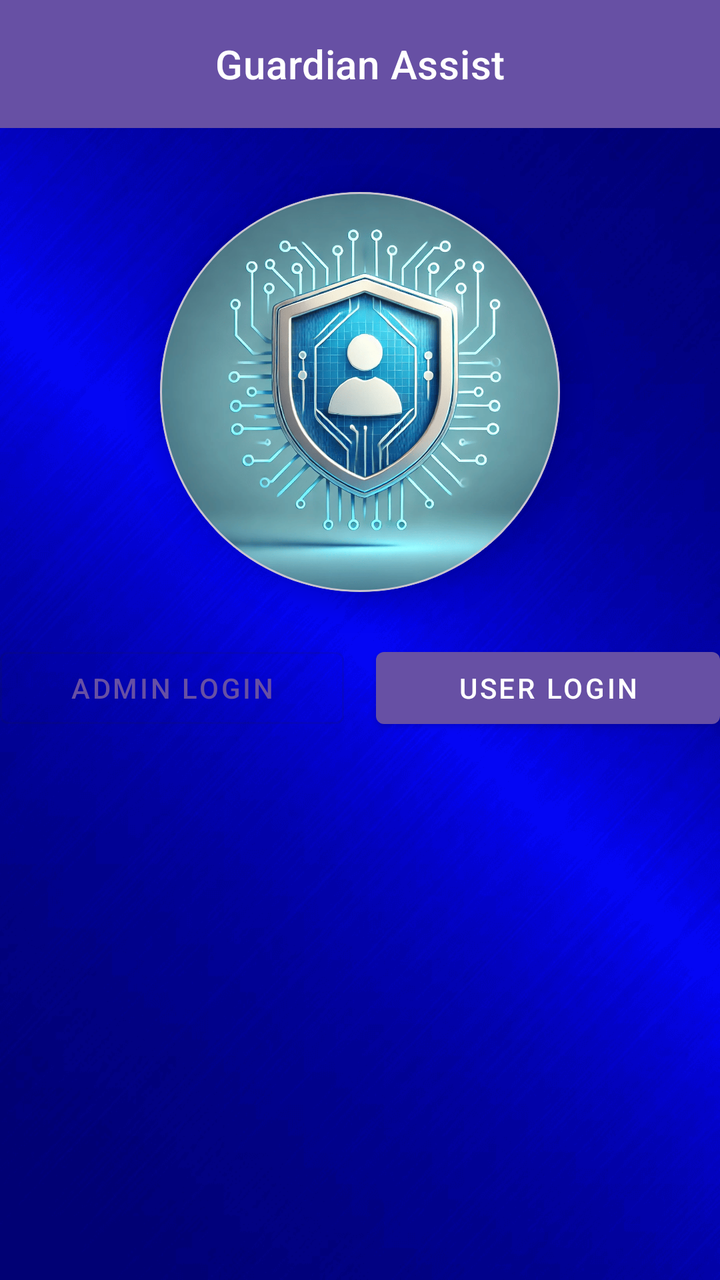
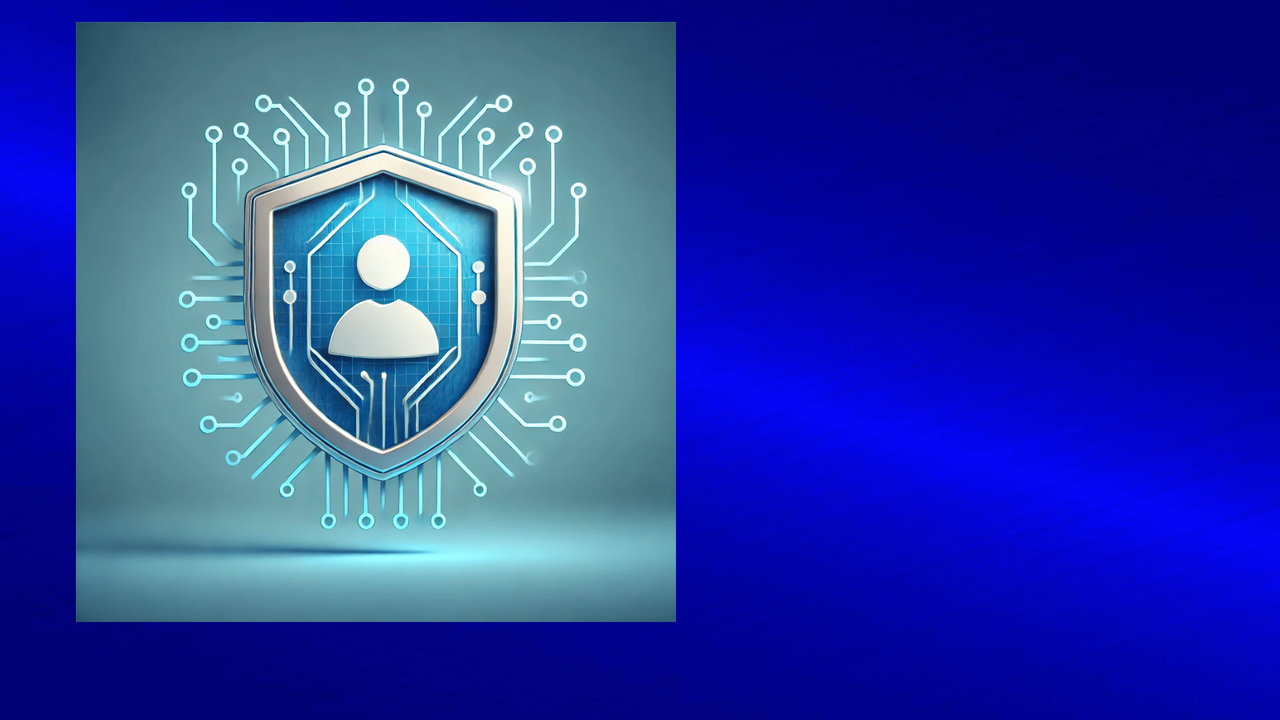

One screen, two layout resources from the same app: the default and the repository's alternative for another configuration. Each is rendered where Android would select it; the XML of both is given below.
<!-- AndroidManifest.xml: application theme Theme.GuardianAssist -->
<!-- res/layout/activity_main.xml -->
<?xml version="1.0" encoding="utf-8"?>
<androidx.constraintlayout.widget.ConstraintLayout
    xmlns:android="http://schemas.android.com/apk/res/android"
    xmlns:app="http://schemas.android.com/apk/res-auto"
    android:layout_width="match_parent"
    android:layout_height="match_parent"
    android:background="@drawable/guardianbackground"
    >

    
    <com.google.android.material.appbar.MaterialToolbar
        android:id="@+id/toolbar"
        style="@style/Widget.MaterialComponents.Toolbar.Primary"
        android:layout_width="0dp"
        android:layout_height="?attr/actionBarSize"
        app:title="Guardian Assist"
        app:titleCentered="true"
        app:layout_constraintTop_toTopOf="parent"
        app:layout_constraintStart_toStartOf="parent"
        app:layout_constraintEnd_toEndOf="parent"/>

    
    <com.google.android.material.card.MaterialCardView
        android:id="@+id/logoCard"
        android:layout_width="200dp"
        android:layout_height="200dp"
        app:cardCornerRadius="100dp"
        app:cardElevation="8dp"
        app:layout_constraintTop_toBottomOf="@id/toolbar"
        app:layout_constraintStart_toStartOf="parent"
        app:layout_constraintEnd_toEndOf="parent"
        android:layout_marginTop="32dp">

        <com.google.android.material.imageview.ShapeableImageView
            android:layout_width="match_parent"
            android:layout_height="match_parent"
            app:srcCompat="@drawable/guardianassisticon"
            app:shapeAppearanceOverlay="@style/ShapeAppearance.MaterialComponents.Circle"/>
    </com.google.android.material.card.MaterialCardView>

    
    <com.google.android.material.button.MaterialButton
        android:id="@+id/btnAdmin"
        style="@style/Widget.MaterialComponents.Button.OutlinedButton"
        android:layout_width="0dp"
        android:layout_height="wrap_content"
        android:text="Admin Login"
        android:layout_marginTop="24dp"
        app:layout_constraintTop_toBottomOf="@id/logoCard"
        app:layout_constraintStart_toStartOf="parent"
        app:layout_constraintEnd_toStartOf="@+id/btnUser"
        app:layout_constraintHorizontal_chainStyle="spread"
        app:layout_constraintWidth_default="spread"
        />

    <com.google.android.material.button.MaterialButton
        android:id="@+id/btnUser"
        style="@style/Widget.MaterialComponents.Button"
        android:layout_width="0dp"
        android:layout_height="wrap_content"
        android:text="User Login"
        android:layout_marginStart="16dp"
        app:layout_constraintTop_toTopOf="@id/btnAdmin"
        app:layout_constraintStart_toEndOf="@id/btnAdmin"
        app:layout_constraintEnd_toEndOf="parent"
        app:layout_constraintWidth_default="spread"
        />

    
    <androidx.core.widget.NestedScrollView
        android:id="@+id/scrollView"
        android:layout_width="0dp"
        android:layout_height="0dp"
        android:fillViewport="true"
        app:layout_constraintTop_toBottomOf="@id/btnAdmin"
        app:layout_constraintBottom_toBottomOf="parent"
        app:layout_constraintStart_toStartOf="parent"
        app:layout_constraintEnd_toEndOf="parent"
        android:layout_marginTop="16dp">

        <FrameLayout
            android:id="@+id/fragmentContainer"
            android:layout_width="match_parent"
            android:layout_height="wrap_content"/>
    </androidx.core.widget.NestedScrollView>

</androidx.constraintlayout.widget.ConstraintLayout>
<!-- resources referenced by this layout -->
<resources>
  <!-- drawable guardianassisticon: png bitmap (drawable, 327116 bytes) -->
  <!-- drawable guardianbackground: png bitmap (drawable, 144399 bytes) -->
  <style name="ShapeAppearance.MaterialComponents.Circle">
          <item name="cornerFamily">rounded</item>
          <item name="cornerSize">50%</item>
      </style>
  <!-- from res/values-v23/ -->
  <style name="Theme.GuardianAssist" parent="Base.Theme.GuardianAssist">
          
          <item name="android:navigationBarColor">@android:color/transparent</item>
          <item name="android:statusBarColor">@android:color/transparent</item>
          <item name="android:windowLightStatusBar">?attr/isLightTheme</item>
      </style>
  <style name="Base.Theme.GuardianAssist" parent="Theme.Material3.DayNight.NoActionBar">
          <item name="buttonStyle">@style/CustomButtonStyle
          </item> 
          
      </style>
  <style name="CustomButtonStyle">
          <item name="android:background">@drawable/buttonstates</item>
          <item name="android:textColor">@color/white</item>
          <item name="android:padding">16dp</item>
      </style>
  <!-- drawable buttonstates (drawable) -->
  <selector xmlns:android="http://schemas.android.com/apk/res/android">
      <item android:state_pressed="true" android:drawable="@color/btnpressed"/> 
      <item android:state_focused="true" android:drawable="@color/btnfocussed"/> 
      <item android:drawable="@color/btnstate"/> 
  </selector>
  <color name="white">#FFFFFFFF</color>
  <color name="btnpressed">#878E97</color>
  <color name="btnfocussed">#C0FFFF</color>
  <color name="btnstate">#00FFFF</color>
</resources>
<!-- res/layout-land/activity_main.xml (the repository's variant of the layout above) -->
<!-- drawn on the phone turned sideways -->
<?xml version="1.0" encoding="utf-8"?>
<androidx.constraintlayout.widget.ConstraintLayout xmlns:android="http://schemas.android.com/apk/res/android"
    xmlns:app="http://schemas.android.com/apk/res-auto"
    xmlns:tools="http://schemas.android.com/tools"
    android:layout_width="match_parent"
    android:layout_height="match_parent"
    android:background="@drawable/guardianbackground"
    tools:context=".LandingPage">

    <ImageView
        android:id="@+id/circularImageView"
        android:layout_width="300dp"
        android:layout_height="300dp"
        android:layout_gravity="center"
        android:background="@drawable/circular_shape"
        android:scaleType="centerCrop"
        android:src="@drawable/guardianassisticon"
        app:layout_constraintBottom_toBottomOf="parent"
        app:layout_constraintEnd_toEndOf="parent"
        app:layout_constraintHorizontal_bias="0.112"
        app:layout_constraintStart_toStartOf="parent"
        app:layout_constraintTop_toTopOf="parent"
        app:layout_constraintVertical_bias="0.183" />


</androidx.constraintlayout.widget.ConstraintLayout>
<!-- resources referenced by the variant -->
<!-- as the phone turned sideways resolves them -->
<resources>
  <!-- drawable circular_shape (drawable) -->
  <shape xmlns:android="http://schemas.android.com/apk/res/android">
      <solid android:color="#FFFFFF"/> 
      <corners android:radius="300dp"/>
      
      <stroke
          android:width="2dp"
          android:color="#CCCCCC"/> 
  </shape>
  <!-- drawable guardianassisticon: png bitmap (drawable, 327116 bytes) -->
  <!-- drawable guardianbackground: png bitmap (drawable, 144399 bytes) -->
  <!-- from res/values-v23/ -->
  <style name="Theme.GuardianAssist" parent="Base.Theme.GuardianAssist">
          
          <item name="android:navigationBarColor">@android:color/transparent</item>
          <item name="android:statusBarColor">@android:color/transparent</item>
          <item name="android:windowLightStatusBar">?attr/isLightTheme</item>
      </style>
  <style name="Base.Theme.GuardianAssist" parent="Theme.Material3.DayNight.NoActionBar">
          <item name="buttonStyle">@style/CustomButtonStyle
          </item> 
          
      </style>
  <style name="CustomButtonStyle">
          <item name="android:background">@drawable/buttonstates</item>
          <item name="android:textColor">@color/white</item>
          <item name="android:padding">16dp</item>
      </style>
  <!-- drawable buttonstates (drawable) -->
  <selector xmlns:android="http://schemas.android.com/apk/res/android">
      <item android:state_pressed="true" android:drawable="@color/btnpressed"/> 
      <item android:state_focused="true" android:drawable="@color/btnfocussed"/> 
      <item android:drawable="@color/btnstate"/> 
  </selector>
  <color name="white">#FFFFFFFF</color>
  <color name="btnpressed">#878E97</color>
  <color name="btnfocussed">#C0FFFF</color>
  <color name="btnstate">#00FFFF</color>
</resources>
